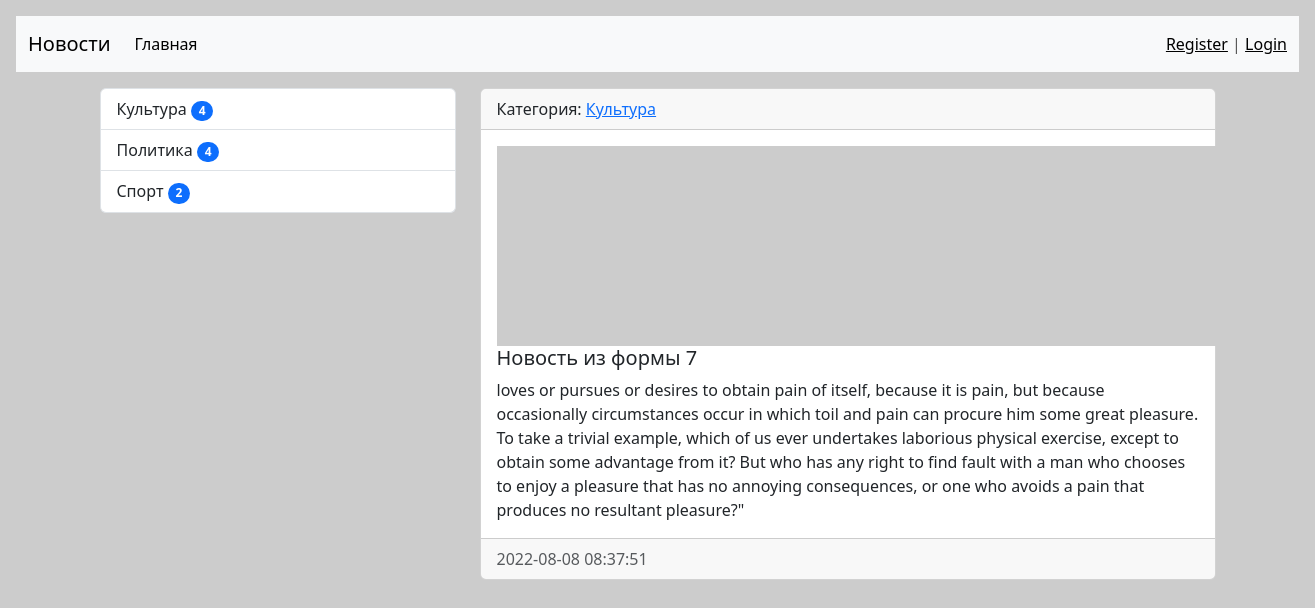
/news/16/, run on the app's committed database.
### news/models.py (models this page shows, shortened)
class Category(models.Model):
    title = models.CharField(max_length=150, db_index=True, verbose_name='Наименование категории')
    def get_absolute_url(self):
        return reverse('category', kwargs={'category_id': self.pk})
    def __str__(self):
        return self.title
    class Meta:
        verbose_name = 'Категория'
        verbose_name_plural = 'Категории'
        ordering = ['title']

class News(models.Model):
    title = models.CharField(max_length=150, verbose_name= 'Наименование')
    content = models.TextField(blank=True, verbose_name='Контент')
    created_at = models.DateTimeField(auto_now_add=True, verbose_name='Дата публикации')
    updated_at = models.DateTimeField(auto_now=True, verbose_name='Обновлено')
    photo = models.ImageField(upload_to='photos/%Y/%m/%d/', verbose_name='Фото', blank='True')
    is_published = models.BooleanField(default=True, verbose_name='Опубликовано')
    category = models.ForeignKey('Category', on_delete=models.PROTECT, null=True, verbose_name='Категория')
    views = models.IntegerField(default=0)
    class Meta:
        verbose_name = 'Новость'
        verbose_name_plural = 'Новости'
        ordering = ['-created_at']

### news/views.py (the view)
# urls.py: path('news/<int:pk>/', ViewNews.as_view(), name='view_news'),
class ViewNews(DetailView):
    model = News
    context_object_name = 'news_item'

### news/templatetags/news_tags.py (called while the page is built)
@register.inclusion_tag('news/list_categories.html')
def show_categories(arg1='Hello', arg2='World!'):
    categories = Category.objects.annotate(cnt=Count("news", filter=F('news__is_published'))).filter(cnt__gt=0)
    return {'categories': categories, 'arg1':arg1, 'arg2':arg2}

### news/templates/news/news_detail.html (shortened to what this page needs)
{% extends 'base.html' %}
{% block sidebar %}
{% include 'inc/_sidebar.html' %}
{% endblock %}
{% block content %}
<div class="card mb-3">
  <div class="card-header">
    Категория:  <a href="{{ object.category.get_absolute_url }}" > {{ object.category }}</a>
  </div>
  <div class="card-body">
    {% if news.item.photo %}
      <img src="{{ object.photo.url }}" alt="" width="350" class="float-left mr-3">
    {% else %}
      <img src="https://picsum.photos/id/866/200/300" alt="" class="float-left mr-3">
    {% endif %}
      <h5 class="card-title">{{ news_item.title }}</h5>
      <p class="card-text">{{ news_item.content }}</p>
  </div>
  <div class="card-footer text-muted">
    {{ news_item.created_at|date:"Y-m-d H:i:s" }}
  </div>
</div>
{% endblock %}

### news/templates/news/list_categories.html
<div class="list-group">
  {% for item in categories %}
    <a href="{{ item.get_absolute_url }}" class="list-group-item list-group-item-action"> {{ item.title }}
     <span class="badge bg-primary rounded-pill">{{ item.cnt }}</span></a>
  {% endfor %}
</div>

### mysite/static/css/style.css (style rules this page uses)
body { background-color: #ccc; }

### data on the page
Category: title "Культура", cnt "4"
Category: title "Политика", cnt "4"
Category: title "Спорт", cnt "2"
News: category "Культура", title "Новость из формы 7", content "loves or pursues or desires to obtain pain of itself, because it is pain, but because occasionally circumstances occur in which toil and pain can procure him some great pleasure. To take a trivial example, which of us ever undertakes laborious physical exercise, except to obtain some advantage from it? But who has any right to find fault with a man who chooses to enjoy a pleasure that has no annoying consequences, or one who avoids a pain that produces no resultant pleasure?\"", created_at "2022-08-08 08:37:51"
